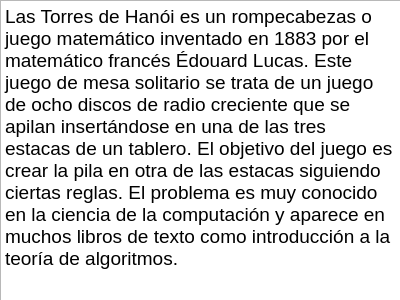
<?xml version="1.0" encoding="UTF-8"?>
<ui version="4.0">
 <class>Dialog</class>
 <widget class="QDialog" name="Dialog">
  <property name="geometry">
   <rect>
    <x>0</x>
    <y>0</y>
    <width>400</width>
    <height>300</height>
   </rect>
  </property>
  <property name="windowTitle">
   <string>Dialog</string>
  </property>
  <widget class="QTextBrowser" name="TorresdeHanoi">
   <property name="geometry">
    <rect>
     <x>0</x>
     <y>0</y>
     <width>401</width>
     <height>301</height>
    </rect>
   </property>
   <property name="html">
    <string>&lt;!DOCTYPE HTML PUBLIC &quot;-//W3C//DTD HTML 4.0//EN&quot; &quot;http://www.w3.org/TR/REC-html40/strict.dtd&quot;&gt;
&lt;html&gt;&lt;head&gt;&lt;meta name=&quot;qrichtext&quot; content=&quot;1&quot; /&gt;&lt;style type=&quot;text/css&quot;&gt;
p, li { white-space: pre-wrap; }
&lt;/style&gt;&lt;/head&gt;&lt;body style=&quot; font-family:'MS Shell Dlg 2'; font-size:8.25pt; font-weight:400; font-style:normal;&quot;&gt;
&lt;p style=&quot; margin-top:12px; margin-bottom:12px; margin-left:0px; margin-right:0px; -qt-block-indent:0; text-indent:0px;&quot;&gt;&lt;span style=&quot; font-size:14pt;&quot;&gt;Las Torres de Hanói es un rompecabezas o juego matemático inventado en 1883 por el matemático francés Édouard Lucas. Este juego de mesa solitario se trata de un juego de ocho discos de radio creciente que se apilan insertándose en una de las tres estacas de un tablero. El objetivo del juego es crear la pila en otra de las estacas siguiendo ciertas reglas. El problema es muy conocido en la ciencia de la computación y aparece en muchos libros de texto como introducción a la teoría de algoritmos.&lt;/span&gt;&lt;/p&gt;&lt;/body&gt;&lt;/html&gt;</string>
   </property>
  </widget>
 </widget>
 <resources/>
 <connections/>
</ui>
